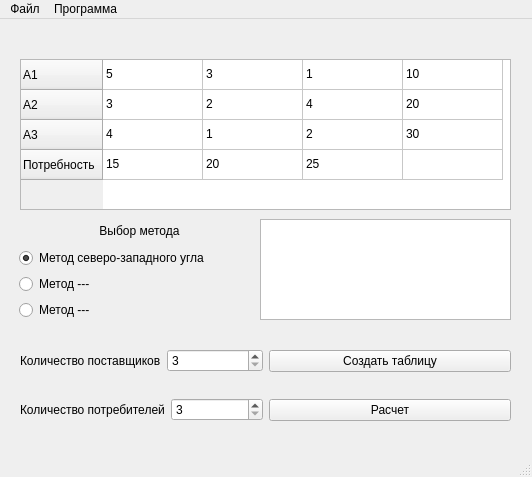
<?xml version="1.0" encoding="UTF-8"?>
<ui version="4.0">
 <class>MainWindow</class>
 <widget class="QMainWindow" name="MainWindow">
  <property name="geometry">
   <rect>
    <x>0</x>
    <y>0</y>
    <width>532</width>
    <height>477</height>
   </rect>
  </property>
  <property name="windowTitle">
   <string>MainWindow</string>
  </property>
  <widget class="QWidget" name="centralwidget">
   <widget class="QTableWidget" name="tableWidget">
    <property name="geometry">
     <rect>
      <x>20</x>
      <y>40</y>
      <width>491</width>
      <height>151</height>
     </rect>
    </property>
    <property name="tabletTracking">
     <bool>false</bool>
    </property>
    <property name="verticalScrollBarPolicy">
     <enum>Qt::ScrollBarAsNeeded</enum>
    </property>
    <property name="dragEnabled">
     <bool>false</bool>
    </property>
    <property name="alternatingRowColors">
     <bool>false</bool>
    </property>
    <property name="showGrid">
     <bool>true</bool>
    </property>
    <property name="gridStyle">
     <enum>Qt::SolidLine</enum>
    </property>
    <property name="sortingEnabled">
     <bool>false</bool>
    </property>
    <property name="wordWrap">
     <bool>true</bool>
    </property>
    <property name="cornerButtonEnabled">
     <bool>true</bool>
    </property>
    <property name="rowCount">
     <number>4</number>
    </property>
    <property name="columnCount">
     <number>4</number>
    </property>
    <attribute name="horizontalHeaderVisible">
     <bool>false</bool>
    </attribute>
    <attribute name="horizontalHeaderCascadingSectionResizes">
     <bool>false</bool>
    </attribute>
    <attribute name="horizontalHeaderHighlightSections">
     <bool>true</bool>
    </attribute>
    <attribute name="horizontalHeaderShowSortIndicator" stdset="0">
     <bool>false</bool>
    </attribute>
    <attribute name="verticalHeaderShowSortIndicator" stdset="0">
     <bool>false</bool>
    </attribute>
    <row>
     <property name="text">
      <string>A1</string>
     </property>
    </row>
    <row>
     <property name="text">
      <string>A2</string>
     </property>
    </row>
    <row>
     <property name="text">
      <string>A3</string>
     </property>
    </row>
    <row>
     <property name="text">
      <string>Потребность</string>
     </property>
    </row>
    <column>
     <property name="text">
      <string>B1</string>
     </property>
    </column>
    <column>
     <property name="text">
      <string>B2</string>
     </property>
    </column>
    <column>
     <property name="text">
      <string>B3</string>
     </property>
    </column>
    <column>
     <property name="text">
      <string>Запас</string>
     </property>
    </column>
    <item row="0" column="0">
     <property name="text">
      <string>5</string>
     </property>
     <property name="foreground">
      <brush brushstyle="NoBrush">
       <color alpha="255">
        <red>0</red>
        <green>0</green>
        <blue>0</blue>
       </color>
      </brush>
     </property>
    </item>
    <item row="0" column="1">
     <property name="text">
      <string>3</string>
     </property>
    </item>
    <item row="0" column="2">
     <property name="text">
      <string>1</string>
     </property>
    </item>
    <item row="0" column="3">
     <property name="text">
      <string>10</string>
     </property>
    </item>
    <item row="1" column="0">
     <property name="text">
      <string>3</string>
     </property>
    </item>
    <item row="1" column="1">
     <property name="text">
      <string>2</string>
     </property>
    </item>
    <item row="1" column="2">
     <property name="text">
      <string>4</string>
     </property>
    </item>
    <item row="1" column="3">
     <property name="text">
      <string>20</string>
     </property>
    </item>
    <item row="2" column="0">
     <property name="text">
      <string>4</string>
     </property>
    </item>
    <item row="2" column="1">
     <property name="text">
      <string>1</string>
     </property>
    </item>
    <item row="2" column="2">
     <property name="text">
      <string>2</string>
     </property>
    </item>
    <item row="2" column="3">
     <property name="text">
      <string>30</string>
     </property>
    </item>
    <item row="3" column="0">
     <property name="text">
      <string>15</string>
     </property>
    </item>
    <item row="3" column="1">
     <property name="text">
      <string>20</string>
     </property>
    </item>
    <item row="3" column="2">
     <property name="text">
      <string>25</string>
     </property>
    </item>
    <item row="3" column="3">
     <property name="text">
      <string/>
     </property>
     <property name="background">
      <brush brushstyle="NoBrush">
       <color alpha="255">
        <red>255</red>
        <green>255</green>
        <blue>255</blue>
       </color>
      </brush>
     </property>
     <property name="foreground">
      <brush brushstyle="SolidPattern">
       <color alpha="255">
        <red>0</red>
        <green>0</green>
        <blue>0</blue>
       </color>
      </brush>
     </property>
     <property name="flags">
      <set>ItemIsSelectable|ItemIsEditable|ItemIsDragEnabled|ItemIsDropEnabled|ItemIsUserCheckable</set>
     </property>
    </item>
   </widget>
   <widget class="QWidget" name="horizontalLayoutWidget_3">
    <property name="geometry">
     <rect>
      <x>20</x>
      <y>310</y>
      <width>491</width>
      <height>114</height>
     </rect>
    </property>
    <layout class="QHBoxLayout" name="horizontalLayout_3">
     <item>
      <layout class="QVBoxLayout" name="verticalLayout">
       <item>
        <layout class="QHBoxLayout" name="horizontalLayout">
         <item>
          <widget class="QLabel" name="label">
           <property name="text">
            <string>Количество поставщиков</string>
           </property>
          </widget>
         </item>
         <item>
          <widget class="QSpinBox" name="spinBox_supply">
           <property name="minimum">
            <number>3</number>
           </property>
           <property name="maximum">
            <number>100</number>
           </property>
           <property name="value">
            <number>3</number>
           </property>
          </widget>
         </item>
        </layout>
       </item>
       <item>
        <layout class="QHBoxLayout" name="horizontalLayout_2">
         <item>
          <widget class="QLabel" name="label_2">
           <property name="text">
            <string>Количество потребителей</string>
           </property>
          </widget>
         </item>
         <item>
          <widget class="QSpinBox" name="spinBox_users">
           <property name="minimum">
            <number>3</number>
           </property>
           <property name="maximum">
            <number>100</number>
           </property>
           <property name="value">
            <number>3</number>
           </property>
          </widget>
         </item>
        </layout>
       </item>
      </layout>
     </item>
     <item>
      <layout class="QVBoxLayout" name="verticalLayout_4">
       <item>
        <widget class="QPushButton" name="pushButton_create">
         <property name="text">
          <string>Создать таблицу</string>
         </property>
        </widget>
       </item>
       <item>
        <widget class="QPushButton" name="pushButton_calculate">
         <property name="text">
          <string>Расчет</string>
         </property>
        </widget>
       </item>
      </layout>
     </item>
    </layout>
   </widget>
   <widget class="QPlainTextEdit" name="plainTextEdit_result">
    <property name="enabled">
     <bool>true</bool>
    </property>
    <property name="geometry">
     <rect>
      <x>260</x>
      <y>200</y>
      <width>251</width>
      <height>101</height>
     </rect>
    </property>
    <property name="readOnly">
     <bool>true</bool>
    </property>
   </widget>
   <widget class="QWidget" name="verticalLayoutWidget_2">
    <property name="geometry">
     <rect>
      <x>19</x>
      <y>200</y>
      <width>241</width>
      <height>101</height>
     </rect>
    </property>
    <layout class="QVBoxLayout" name="verticalLayout_5">
     <item>
      <layout class="QHBoxLayout" name="horizontalLayout_5">
       <item>
        <widget class="QLabel" name="label_3">
         <property name="text">
          <string>Выбор метода</string>
         </property>
         <property name="alignment">
          <set>Qt::AlignCenter</set>
         </property>
        </widget>
       </item>
      </layout>
     </item>
     <item>
      <widget class="QRadioButton" name="radioButton_northWestCorner">
       <property name="text">
        <string>Метод северо-западного угла</string>
       </property>
       <property name="checked">
        <bool>true</bool>
       </property>
       <attribute name="buttonGroup">
        <string notr="true">buttonGroup</string>
       </attribute>
      </widget>
     </item>
     <item>
      <widget class="QRadioButton" name="radioButton_2">
       <property name="text">
        <string>Метод ---</string>
       </property>
       <attribute name="buttonGroup">
        <string notr="true">buttonGroup</string>
       </attribute>
      </widget>
     </item>
     <item>
      <widget class="QRadioButton" name="radioButton_3">
       <property name="text">
        <string>Метод ---</string>
       </property>
       <attribute name="buttonGroup">
        <string notr="true">buttonGroup</string>
       </attribute>
      </widget>
     </item>
    </layout>
   </widget>
  </widget>
  <widget class="QMenuBar" name="menubar">
   <property name="geometry">
    <rect>
     <x>0</x>
     <y>0</y>
     <width>532</width>
     <height>22</height>
    </rect>
   </property>
   <widget class="QMenu" name="menu">
    <property name="title">
     <string>Файл</string>
    </property>
    <addaction name="action"/>
    <addaction name="action_2"/>
   </widget>
   <widget class="QMenu" name="menu_2">
    <property name="title">
     <string>Программа</string>
    </property>
    <addaction name="action_3"/>
    <addaction name="action_4"/>
   </widget>
   <addaction name="menu"/>
   <addaction name="menu_2"/>
  </widget>
  <widget class="QStatusBar" name="statusbar"/>
  <action name="action">
   <property name="text">
    <string>Сохранить таблицу</string>
   </property>
  </action>
  <action name="action_2">
   <property name="text">
    <string>Загрузить таблицу</string>
   </property>
  </action>
  <action name="action_3">
   <property name="text">
    <string>Очистка</string>
   </property>
  </action>
  <action name="action_4">
   <property name="text">
    <string>Заполнить таблицу</string>
   </property>
  </action>
  <action name="action_5">
   <property name="text">
    <string>Сохранить расчеты</string>
   </property>
  </action>
 </widget>
 <resources/>
 <connections/>
 <buttongroups>
  <buttongroup name="buttonGroup"/>
 </buttongroups>
</ui>
